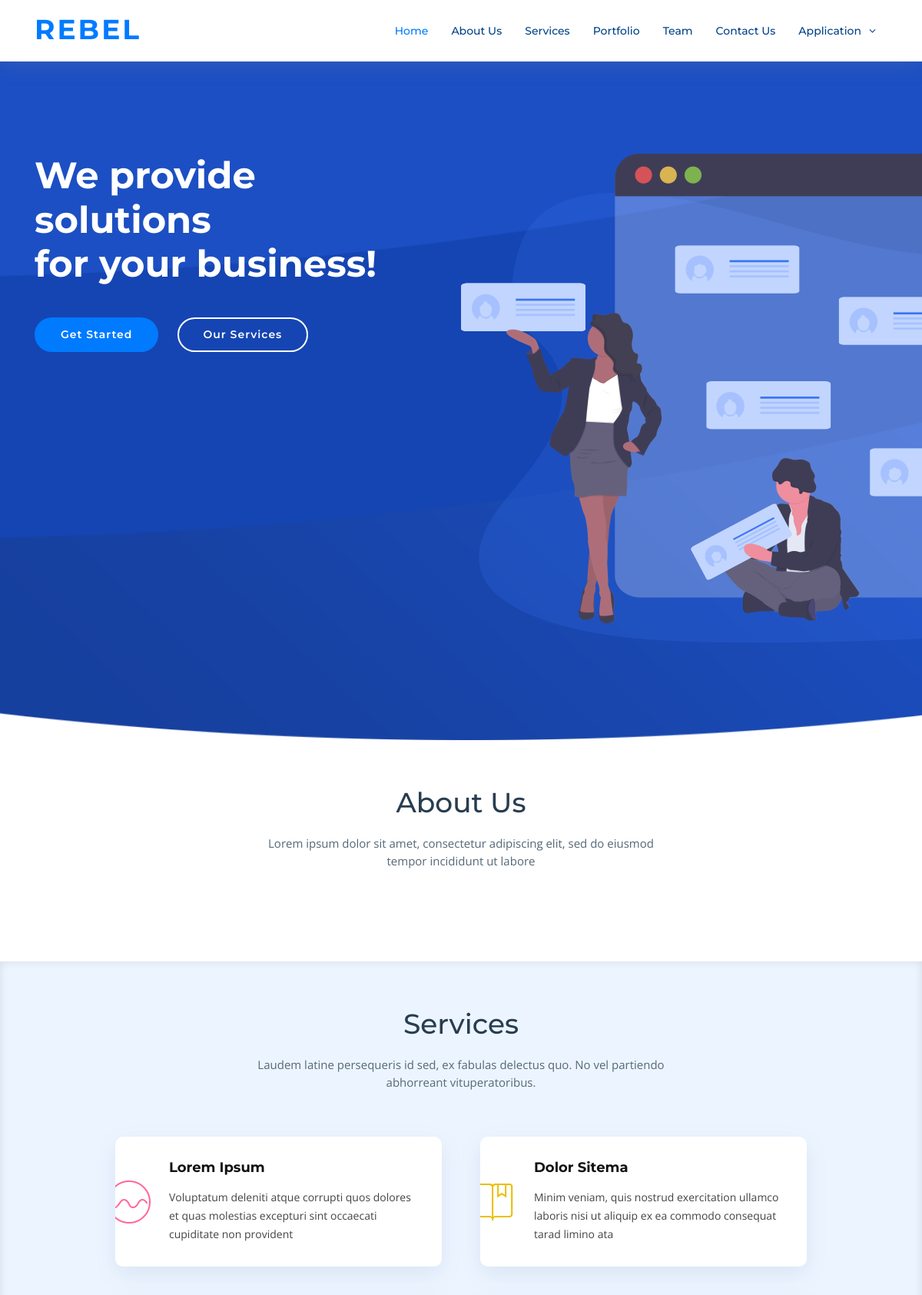
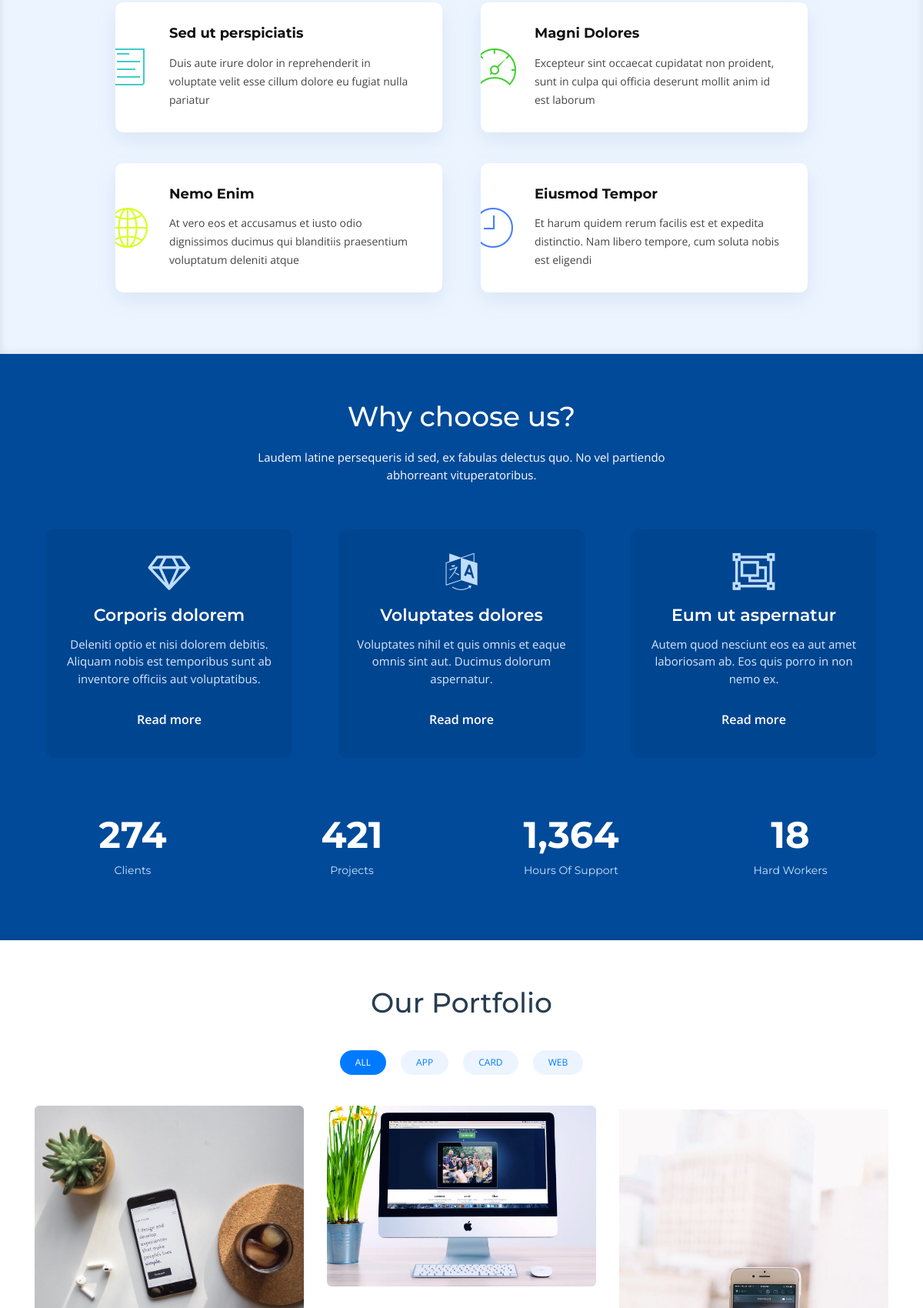
The page / (upper part) on the database its author committed (2 pictures, top to bottom).
### Homepage/models.py (models this page shows, shortened)
class Header(models.Model):
    title = models.CharField(max_length=100,default='',blank=True)
    logo = models.ImageField(upload_to='website')

class Navigation(models.Model):
    title = models.CharField(max_length=100)
    link = models.CharField(max_length=100)

class IntroSection(models.Model):
    intro_text = HTMLField()
    background_image = models.ImageField(upload_to='website',blank=True, null=True)

class AboutUs(models.Model):
    title = models.CharField(max_length=100,blank=True, null=True)
    text = HTMLField()
    image = models.ImageField(upload_to='website',blank=True, null=True,validators=[validate_svg])

### Homepage/views.py (the view)
# urls.py: path('', views.home, name='bankhome'),
def home(request):
    header = Header.objects.first()
    navigation = Navigation.objects.all()
    intro_section = IntroSection.objects.first()
    about_us = AboutUs.objects.first()
    context = {
        'header': header,
        'navigation': navigation,
        'intro_section': intro_section,
        'about_us': about_us,
    }
    return render(request, 'home.html',context)

### templates/home.html (shortened to what this page needs)
{% load static %}
<!DOCTYPE html>
<html lang="en">
<head>
  <link href="{% static 'assets/vendor/bootstrap/css/bootstrap.min.css' %}" rel="stylesheet">
  <link href="{% static 'assets/vendor/font-awesome/css/font-awesome.min.css' %}"rel="stylesheet">
  <link href="{% static 'assets/vendor/ionicons/css/ionicons.min.css' %}"rel="stylesheet">
  <link href="{% static 'assets/vendor/owl.carousel/assets/owl.carousel.min.css' %}"rel="stylesheet">
  <link href="{% static 'assets/vendor/venobox/venobox.css' %}"rel="stylesheet">
  <link href="{% static 'assets/vendor/aos/aos.css' %}"rel="stylesheet">
  <link href="{% static 'assets/css/style.css' %}"rel="stylesheet">
</head>
<body>
  <header id="header" class="fixed-top">
    <div class="container">
      <div class="logo float-left">
        <a href="{% url 'home' %}"><h1 style="font-weight: bolder;">
           {{ header.title }}    </h1> </a>
      </div>
      <nav class="main-nav float-right d-none d-lg-block">
        <ul>
          <li class="active"><a href="{% url 'home' %}">Home</a></li>
          {% for item in navigation %}
          <li><a href="{{ item.link }}">{{ item.title }}</a></li>
      {% endfor %}
          <li class="drop-down"><a href="">Application</a>
          </li>
        </ul>
      </nav>
    </div>
  </header>
  <section id="intro" class="clearfix">
    <div class="container" data-aos="fade-up">
      <div class="intro-img" data-aos="zoom-out" data-aos-delay="200">
        {% if intro_section.background_image %}
    <img src="{{ intro_section.background_image.url }}" alt="Background Image">
      {% else %}
        <img src="{% static 'assets/img/intro-img.svg' %}" alt="" class="img-fluid">
        {% endif %}
      </div>
      <div class="intro-info" data-aos="zoom-in" data-aos-delay="100">
        {{ intro_section.intro_text |safe }}
        <div>
          <a href="#about" class="btn-get-started scrollto">Get Started</a>
          <a href="#services" class="btn-services scrollto">Our Services</a>
        </div>
      </div>
    </div>
  </section>
  <main id="main">
    <section id="about">
      <div class="container" data-aos="fade-up">
        <header class="section-header">
          <h3>About Us
          </h3>
          <p>{{ about_us.title }}</p>
        </header>
      </div>
    </section>
    <section id="services" class="section-bg">
      <div class="container" data-aos="fade-up">
        <header class="section-header">
          <h3>Services</h3>
          <p>Laudem latine persequeris id sed, ex fabulas delectus quo. No vel partiendo abhorreant vituperatoribus.</p>
        </header>
        <div class="row justify-content-center">
          <div class="col-md-6 col-lg-5" data-aos="zoom-in" data-aos-delay="100">
            <div class="box">
              <div class="icon"><i class="ion-ios-analytics-outline" style="color: #ff689b;"></i></div>
              <h4 class="title"><a href="">Lorem Ipsum</a></h4>
              <p class="description">Voluptatum deleniti atque corrupti quos dolores et quas molestias excepturi sint occaecati cupiditate non provident</p>
            </div>
          </div>
          <div class="col-md-6 col-lg-5" data-aos="zoom-in" data-aos-delay="200">
            <div class="box">
              <div class="icon"><i class="ion-ios-bookmarks-outline" style="color: #e9bf06;"></i></div>
              <h4 class="title"><a href="">Dolor Sitema</a></h4>
              <p class="description">Minim veniam, quis nostrud exercitation ullamco laboris nisi ut aliquip ex ea commodo consequat tarad limino ata</p>
            </div>
          </div>
          <div class="col-md-6 col-lg-5" data-aos="zoom-in" data-aos-delay="100">
            <div class="box">
              <div class="icon"><i class="ion-ios-paper-outline" style="color: #3fcdc7;"></i></div>
              <h4 class="title"><a href="">Sed ut perspiciatis</a></h4>
              <p class="description">Duis aute irure dolor in reprehenderit in voluptate velit esse cillum dolore eu fugiat nulla pariatur</p>
            </div>
          </div>
          <div class="col-md-6 col-lg-5" data-aos="zoom-in" data-aos-delay="200">
            <div class="box">
              <div class="icon"><i class="ion-ios-speedometer-outline" style="color:#41cf2e;"></i></div>
              <h4 class="title"><a href="">Magni Dolores</a></h4>
              <p class="description">Excepteur sint occaecat cupidatat non proident, sunt in culpa qui officia deserunt mollit anim id est laborum</p>
            </div>
          </div>
          <div class="col-md-6 col-lg-5" data-aos="zoom-in" data-aos-delay="100">
            <div class="box">
              <div class="icon"><i class="ion-ios-world-outline" style="color: #d6ff22;"></i></div>
              <h4 class="title"><a href="">Nemo Enim</a></h4>
              <p class="description">At vero eos et accusamus et iusto odio dignissimos ducimus qui blanditiis praesentium voluptatum deleniti atque</p>
            </div>
          </div>
          <div class="col-md-6 col-lg-5" data-aos="zoom-in" data-aos-delay="200">
            <div class="box">
              <div class="icon"><i class="ion-ios-clock-outline" style="color: #4680ff;"></i></div>
              <h4 class="title"><a href="">Eiusmod Tempor</a></h4>
              <p class="description">Et harum quidem rerum facilis est et expedita distinctio. Nam libero tempore, cum soluta nobis est eligendi</p>
            </div>
          </div>
        </div>
      </div>
    </section>
    <section id="why-us">
      <div class="container" data-aos="fade-up">
        <header class="section-header">
          <h3>Why choose us?</h3>
          <p>Laudem latine persequeris id sed, ex fabulas delectus quo. No vel partiendo abhorreant vituperatoribus.</p>
        </header>
        <div class="row row-eq-height justify-content-center">
          <div class="col-lg-4 mb-4">
            <div class="card" data-aos="zoom-in" data-aos-delay="100">
              <i class="fa fa-diamond"></i>
              <div class="card-body">
                <h5 class="card-title">Corporis dolorem</h5>
                <p class="card-text">Deleniti optio et nisi dolorem debitis. Aliquam nobis est temporibus sunt ab inventore officiis aut voluptatibus.</p>
                <a href="#" class="readmore">Read more </a>
              </div>
            </div>
          </div>
          <div class="col-lg-4 mb-4">
            <div class="card" data-aos="zoom-in" data-aos-delay="200">
              <i class="fa fa-language"></i>
              <div class="card-body">
                <h5 class="card-title">Voluptates dolores</h5>
                <p class="card-text">Voluptates nihil et quis omnis et eaque omnis sint aut. Ducimus dolorum aspernatur.</p>
                <a href="#" class="readmore">Read more </a>
              </div>
            </div>
          </div>
          <div class="col-lg-4 mb-4">
            <div class="card" data-aos="zoom-in" data-aos-delay="300">
              <i class="fa fa-object-group"></i>
              <div class="card-body">
                <h5 class="card-title">Eum ut aspernatur</h5>
                <p class="card-text">Autem quod nesciunt eos ea aut amet laboriosam ab. Eos quis porro in non nemo ex. </p>
                <a href="#" class="readmore">Read more </a>
              </div>
            </div>
          </div>
        </div>
        <div class="row counters" data-aos="fade-up" data-aos-delay="100">
          <div class="col-lg-3 col-6 text-center">
            <span data-toggle="counter-up">274</span>
            <p>Clients</p>
          </div>
          <div class="col-lg-3 col-6 text-center">
            <span data-toggle="counter-up">421</span>
            <p>Projects</p>
          </div>
          <div class="col-lg-3 col-6 text-center">
            <span data-toggle="counter-up">1,364</span>
            <p>Hours Of Support</p>
          </div>
          <div class="col-lg-3 col-6 text-center">
            <span data-toggle="counter-up">18</span>
            <p>Hard Workers</p>
          </div>
        </div>
      </div>
    </section>
    <section id="portfolio" class="clearfix">
      <div class="container" data-aos="fade-up">
        <header class="section-header">
          <h3 class="section-title">Our Portfolio</h3>
        </header>
        <div class="row" data-aos="fade-up" data-aos-delay="100">
          <div class="col-lg-12">
            <ul id="portfolio-flters">
              <li data-filter="*" class="filter-active">All</li>
              <li data-filter=".filter-app">App</li>
              <li data-filter=".filter-card">Card</li>
              <li data-filter=".filter-web">Web</li>
            </ul>
          </div>
        </div>
        <div class="row portfolio-container" data-aos="fade-up" data-aos-delay="200">
          <div class="col-lg-4 col-md-6 portfolio-item filter-app">
            <div class="portfolio-wrap">
              <img src="{% static 'assets/img/portfolio/app1.jpg' %}" class="img-fluid" alt="">
            </div>
          </div>
          <div class="col-lg-4 col-md-6 portfolio-item filter-web">
            <div class="portfolio-wrap">
              <img src="{% static 'assets/img/portfolio/web3.jpg' %}" class="img-fluid" alt="">
            </div>
          </div>
          <div class="col-lg-4 col-md-6 portfolio-item filter-app">
            <div class="portfolio-wrap">
              <img src="{% static 'assets/img/portfolio/app2.jpg' %}" class="img-fluid" alt="">
            </div>
          </div>
        </div>
      </div>
    </section>
  </main>
</body>
</html>

### rows shown on the page
Header: title "REBEL"
Navigation: title "About Us"
Navigation: title "Services"
Navigation: title "Portfolio"
Navigation: title "Team"
Navigation: title "Contact Us"
IntroSection: background_image (picture), intro_text "We provide solutions for your business!"
AboutUs: title "Lorem ipsum dolor sit amet, consectetur adipiscing elit, sed do eiusmod tempor incididunt ut labore"
